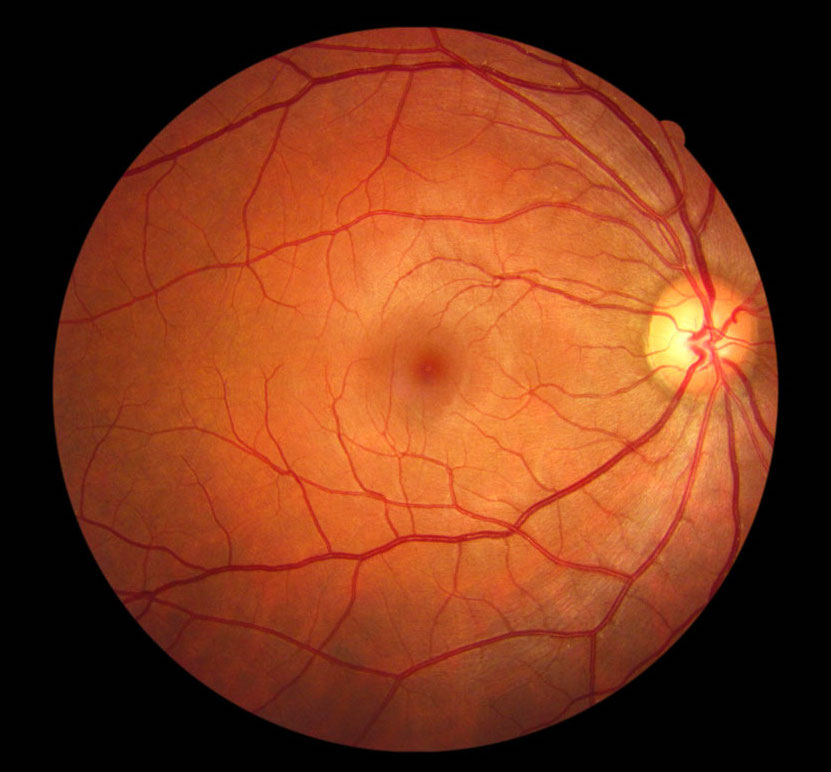
#> input picture Fundus.jpeg, 831 x 772 px
$ python Pre_Turtle.py
#> lines starting #> are read from the running program, lines starting #| are printed output that depends on the picture; after the words box and inside, x2 and y2 are one past the last pixel; in counts of white or black regions, pixels touching at a corner belong together
#%%
import numpy as np
import matplotlib.pyplot as plt
from scipy import signal, ndimage
from skimage import morphology
import cv2
#%%
# Load the retinal fundus image in grayscale
image_path = 'Fundus.jpeg'
img = cv2.imread(image_path)
#> img is the input picture: shape (772, 831, 3); mean B, G, R 26.7, 55, 119.7
if img is None:
    raise IOError("Image not found. Check the image path.")

# Convert to RGB (OpenCV loads images in BGR format by default)
img = cv2.cvtColor(img, cv2.COLOR_BGR2RGB)

# Convert the image to grayscale
gray_img = cv2.cvtColor(img, cv2.COLOR_RGB2GRAY)

#%%
def apply_median_filter(image, kernel_size=5):
    """
    Applies a median filter to reduce noise in fundus images.

    Parameters:
        image (numpy.ndarray): Input fundus image (BGR or grayscale)
        kernel_size (int): Size of the median filter kernel (must be odd and >1)

    Returns:
        numpy.ndarray: Filtered image
    """
    # Ensure kernel size is odd
    if kernel_size % 2 == 0:
        raise ValueError("Kernel size must be an odd integer")

    # Apply median filter
    filtered_image = cv2.medianBlur(image, kernel_size)

    return filtered_image
#%%
# Perform built-in bilateral (OpenCV)
gray_img_bilateral = cv2.bilateralFilter(gray_img, d=5, sigmaColor=50, sigmaSpace=0)

# Apply median filter with 5x5 kernel
gray_img_median = apply_median_filter(gray_img, kernel_size=5)

#%%
# Create a CLAHE object for comparison
clahe = cv2.createCLAHE(clipLimit=2.0, tileGridSize=(7,7))
clahe_median = clahe.apply(gray_img_median)
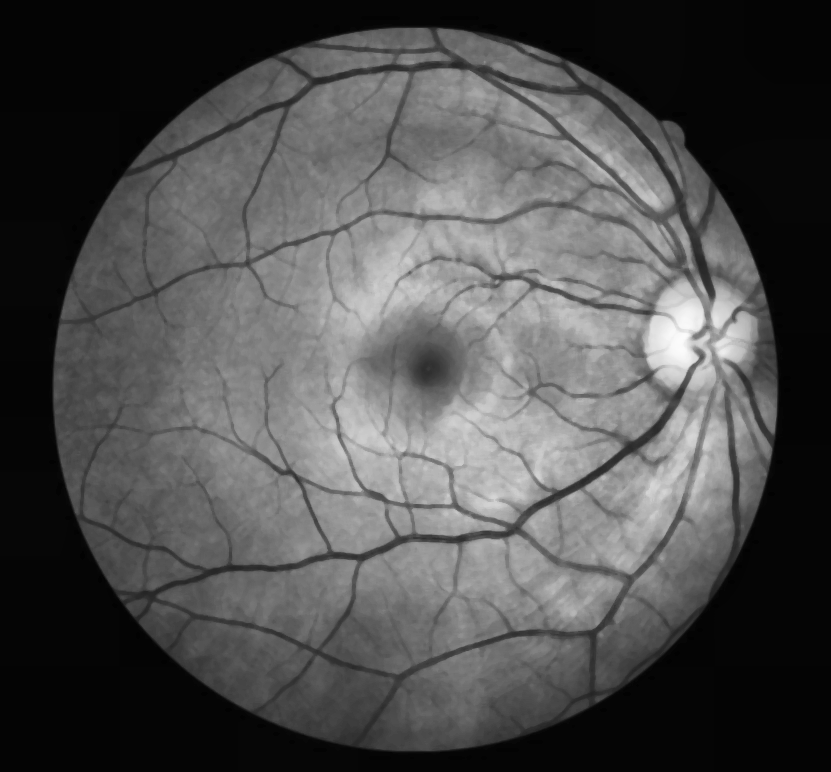
#> clahe_median: shape (772, 831); min 2, max 252, mean 79.1
clahe_bilateral = clahe.apply(gray_img_bilateral)

#%%
def perona_malik_diffusion(img, num_iterations, kappa, gamma):
    """
    Perform Perona–Malik anisotropic diffusion on a 2D grayscale image.

    Parameters
    ----------
    img            : 2D numpy array (grayscale image)
    num_iterations : int, number of diffusion iterations
    kappa          : float, edge threshold parameter
    gamma          : float, time-step size (should be <= 0.25 for stability in 2D)

    Returns
    -------
    diffused : 2D numpy array, the filtered image
    """

    # Convert to float32 for numerical stability.
    diffused = img.astype(np.float32)

    for _ in range(num_iterations):
        # Compute finite differences (gradients) in the four directions:
        # North gradient (top neighbor)
        gradN = np.roll(diffused, 1, axis=0) - diffused
        # South gradient (bottom neighbor)
        gradS = np.roll(diffused, -1, axis=0) - diffused
        # East gradient (right neighbor)
        gradE = np.roll(diffused, -1, axis=1) - diffused
        # West gradient (left neighbor)
        gradW = np.roll(diffused, 1, axis=1) - diffused

        # Perona–Malik conduction coefficients in each direction.
        # conduction function: c = exp( - (|gradI| / kappa)^2 )
        cN = np.exp(-(gradN / kappa) ** 2)
        cS = np.exp(-(gradS / kappa) ** 2)
        cE = np.exp(-(gradE / kappa) ** 2)
        cW = np.exp(-(gradW / kappa) ** 2)

        # Update the image by discrete PDE:
        diffused += gamma * (
                cN * gradN + cS * gradS +
                cE * gradE + cW * gradW
        )

    return diffused
#%%
niter = 10  # Too few iterations might not remove enough noise; too many can over-smooth or produce artifacts (especially if gamma is large)
kappa = 60  # If you see too much blurring at vessel edges, lower kappa. If you see little noise reduction, increase kappa.
gamma = 0.1  # If you see “ringing” or instability, lower gamma. If you want the same smoothing in fewer iterations, you can raise gamma

# Apply our pure NumPy Perona–Malik filter
Aniso_img = perona_malik_diffusion(clahe_median,
                                     num_iterations=niter,
                                     kappa=kappa,
                                     gamma=gamma)

#%%
def create_LoG_kernel(kernel_size, sigma):
    """
    Create a Laplacian of Gaussian (LoG) kernel.

    Equation:
        LoG(x, y) = (1 / (pi * sigma^4)) * (1 - ((x^2 + y^2) / (2 * σ^2))) * exp(-(x² + y²) / (2σ²))

    Parameters:
        kernel_size (int): Size of the kernel (must be an odd number).
        sigma (float): Standard deviation of the Gaussian.

    Returns:
        numpy.ndarray: LoG kernel.
    """
    # Create coordinate grid centered at 0
    ax = np.arange(-(kernel_size // 2), kernel_size // 2 + 1)
    xx, yy = np.meshgrid(ax, ax)
    norm2 = xx**2 + yy**2

    # Compute the LoG function
    factor = 1 / (np.pi * sigma**4)
    kernel = factor * (1 - norm2 / (2 * sigma**2)) * np.exp(-norm2 / (2 * sigma**2))

    # Normalize kernel to ensure zero-sum
    kernel_mean = kernel.mean()
    kernel = kernel - kernel_mean

    return kernel
#%%
sigmas_LoG = [0.5, 1, 1.5, 2, 2.5, 3]  # 1,1.4,2,2.8
results_LoG = []  # to store convolved images for each sigma

for sigma in sigmas_LoG:
    kernel_size = int(np.ceil(6 * sigma))  # Rule of thumb for kernel size
    if kernel_size % 2 == 0:
        kernel_size += 1  # Ensure odd size
    kernel_LoG = create_LoG_kernel(kernel_size, sigma)

    # Convolve
    convolved_LoG = signal.convolve2d(Aniso_img, kernel_LoG, boundary='symm', mode='same')

    # Normalize to [0, 255] for display
    # NOTE: LoG can have negative values; here we do a simple linear shift.
    min_val = convolved_LoG.min()
    max_val = convolved_LoG.max()
    convolved_LoG -= min_val
    if (max_val - min_val) > 1e-12:
        convolved_LoG *= (255.0 / (max_val - min_val))

    results_LoG.append((sigma, convolved_LoG))
#> this loop made 6 passes
#> (min_val, max_val) on passes 1 to 6: (-59.37, 64.04), (-17.91, 15.35), (-12.78, 10.66), (-9.73, 7.87), (-6.74, 5.51), (-4.97, 3.92)
#> pass 1, `convolved_LoG = signal.convolve2d(Aniso_img, kernel_LoG, boundary='sym..`:
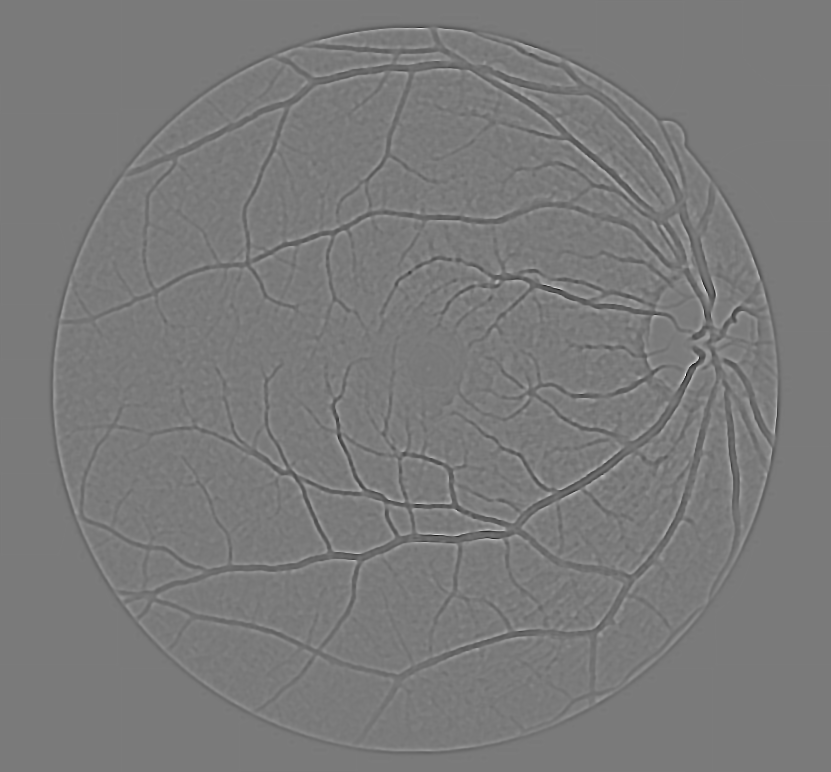
#> convolved_LoG: shape (772, 831) float64; min -59.37, max 64.04, mean 0; drawn with min black and max white
#> after the loop:
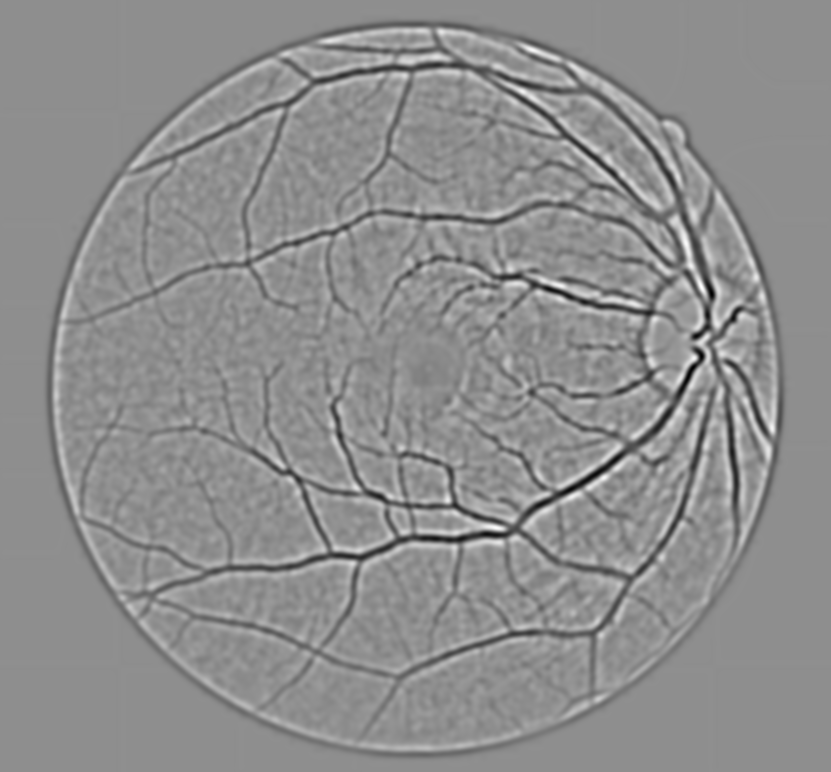
#> convolved_LoG: shape (772, 831) float64; min 0, max 255, mean 142.6
#> after the loop, results_LoG = 6 items

# 3) Plot only the convolved images for each sigma
num_scales = len(sigmas_LoG)
#%%
def zero_crossing_morphological(log_image):
    """
    Return a binary edge map where zero-crossings occur in `log_image`.
    This is a simple morphological approach:
     - Convert LoG to a binary mask: foreground = log_image > 0
     - Mark boundary pixels: any foreground pixel adjacent to a background pixel (or vice versa).
    """
    # Foreground (positive) vs. background (non-positive)
    foreground = (log_image > 0)

    # Erode (Shrink) foreground
    structure = np.ones((3,3), dtype=bool)
    eroded_fg = ndimage.binary_erosion(foreground, structure=structure)

    # The boundary = where the foreground mask differs from its eroded version
    # (this catches "outer edges" of the foreground). But we also want the boundary
    # from background side, so we do the same with background or do an XOR with neighbors.
    edge_map_fg = foreground ^ eroded_fg  # boundary from the "foreground" side
    background = ~foreground
    eroded_bg = ndimage.binary_erosion(background, structure=structure)
    edge_map_bg = background ^ eroded_bg  # boundary from the "background" side

    edge_map = edge_map_fg | edge_map_bg  # Logical OR operator
    return edge_map

def zero_crossing_min_abs(log_image, threshold=0.03):
    """
    Standard zero-crossing detection:
    1. Check for sign changes in 8-connected neighbors.
    2. Apply a threshold on the minimum magnitude difference.
    """
    H, W = log_image.shape
    edge_map = np.zeros((H, W), dtype=bool)

    # Offsets for 8-connected neighbors
    neighbors_8 = [(-1, -1), (-1, 0), (-1, 1),
                   (0, -1),          (0, 1),
                   (1, -1), (1, 0), (1, 1)]

    for y in range(H):
        for x in range(W):
            current_val = log_image[y, x]
            current_sign = current_val > 0

            for dy, dx in neighbors_8:
                ny, nx = y + dy, x + dx
                if 0 <= ny < H and 0 <= nx < W:
                    neighbor_val = log_image[ny, nx]
                    neighbor_sign = neighbor_val > 0

                    # Check for sign change
                    if current_sign != neighbor_sign:
                        # Threshold on magnitude difference
                        if abs(current_val) + abs(neighbor_val) > threshold:
                            edge_map[y, x] = True
                            break  # Mark once per pixel

    return edge_map
#%%
# 1) Equalize each scale so each contributes similarly
#    Then recenter so that 0 stays 0-ish.
#    We'll do: val -> (val - min) / (max-min) in [0,1], then shift by -0.5.
eq_images = []
for (sigma, log_img) in results_LoG:
    min_val = log_img.min()
    max_val = log_img.max()
    # To avoid division by zero
    if (max_val - min_val) < 1e-12:
        eq = np.zeros_like(log_img)
    else:
        eq = (log_img - min_val) / (max_val - min_val)
    # shift so we have negative/positive range
    eq = eq - 0.5
    eq_images.append(eq)
#> this loop made 6 passes
#> sigma on passes 1 to 6: 0.5, 1, 1.5, 2, 2.5, 3
#> after the loop, eq_images = 6 items

# 2) Summation or averaging
#    We'll take the mean across scales (axis=0 merges them along H/W).
sum_image = np.mean(eq_images, axis=0)

# 3) Zero-crossing detection
#    a) Simple morphological
edges_morph = zero_crossing_morphological(sum_image)
#> in zero_crossing_morphological, `foreground = (log_image > 0)`:
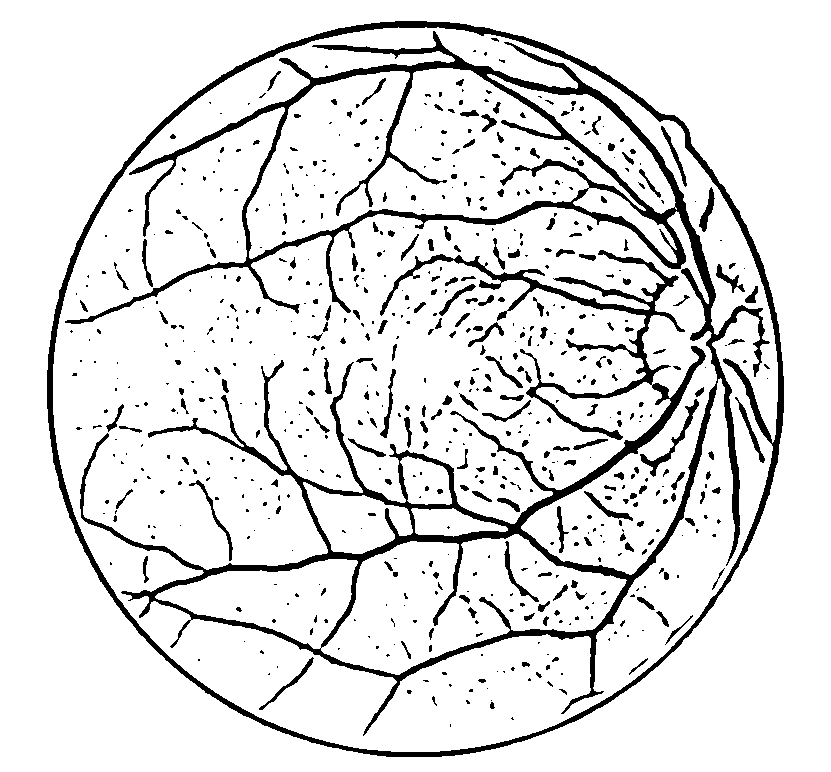
#> foreground: shape (772, 831) bool; 88.8% white; 677 black regions (445 under 20 px), largest, box (x1, y1, x2, y2) and area: (65, 31, 770, 736) 41840, (47, 21, 784, 757) 13164, (640, 399, 699, 477) 552
#> in zero_crossing_morphological, `eroded_fg = ndimage.binary_erosion(foreground, structure=structure)`: eroded_fg: shape (772, 831) bool; 81.1% white; 591 black regions (159 under 20 px), largest, box (x1, y1, x2, y2) and area: (64, 30, 771, 737) 68925, (46, 20, 785, 758) 19336, (0, 0, 831, 772) 3202
#> in zero_crossing_morphological, `edge_map_fg = foreground ^ eroded_fg  # boundary from the "foreground"..`: edge_map_fg: shape (772, 831) bool; 7.7% white in thin lines or dots
#> in zero_crossing_morphological, `eroded_bg = ndimage.binary_erosion(background, structure=structure)`: eroded_bg: shape (772, 831) bool; 5% white; 538 white regions (434 under 20 px), largest, box (x1, y1, x2, y2) and area: (132, 347, 716, 712) 7941, (99, 54, 715, 340) 7326, (48, 22, 783, 756) 6623
#> in zero_crossing_morphological, `edge_map_bg = background ^ eroded_bg  # boundary from the "background"..`: edge_map_bg: shape (772, 831) bool; 6.2% white in thin lines or dots, all inside (x1, y1, x2, y2) = (47, 21, 784, 757)
#> in zero_crossing_morphological, `edge_map = edge_map_fg | edge_map_bg`: edge_map: shape (772, 831) bool; 13.8% white in thin lines or dots
#    b) "Lowest absolute magnitude" approach
edges_minabs = zero_crossing_min_abs(sum_image, threshold=0.028)
#> after the loop in zero_crossing_min_abs, `for y in range(H):`:
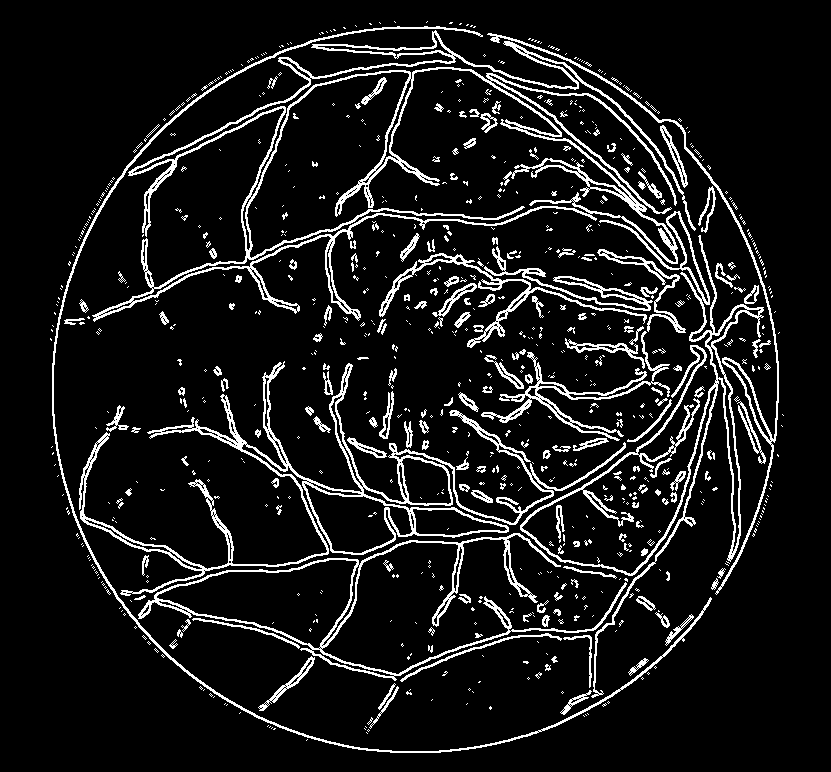
#> edge_map: shape (772, 831) bool; 9.6% white in thin lines or dots, all inside (x1, y1, x2, y2) = (50, 21, 784, 753)

#%%
# Assume 'zero_crossing' is your binary image after zero-crossing detection
selem = morphology.disk(4)  # Small structuring element

# Expand the image (dilation)
expanded = morphology.binary_dilation(edges_minabs, selem)
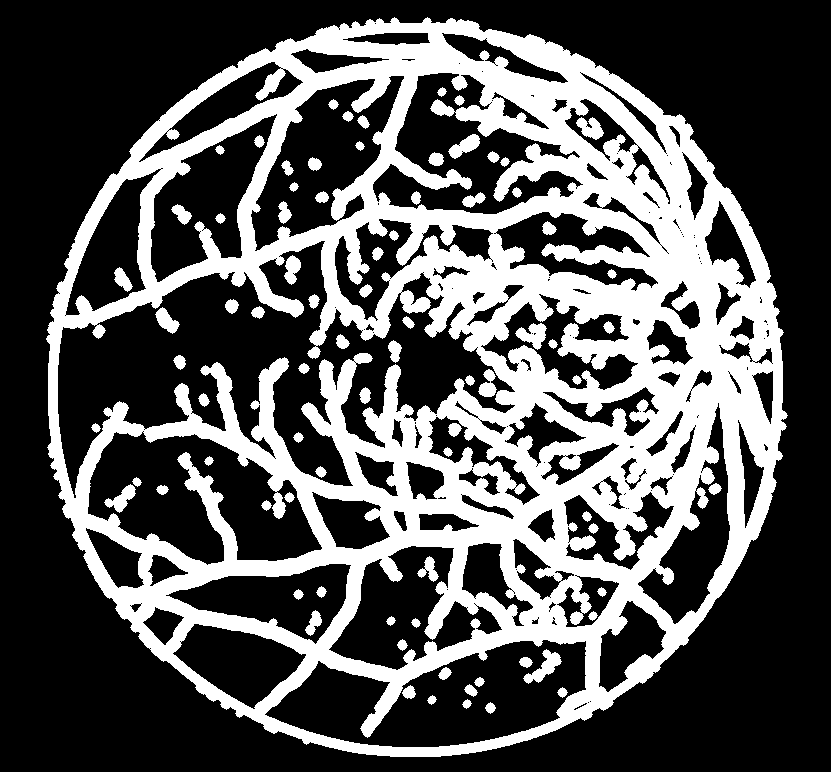
#> expanded: shape (772, 831) bool; 33.4% white; 81 white regions, largest, box (x1, y1, x2, y2) and area: (46, 17, 788, 757) 203688, (523, 649, 562, 684) 525, (515, 323, 547, 350) 473

# Shrink the image (erosion)
shrunk = morphology.binary_erosion(expanded, selem)
#> shrunk: shape (772, 831) bool; 16.3% white; 195 white regions (139 under 20 px), largest, box (x1, y1, x2, y2) and area: (50, 21, 784, 753) 100914, (419, 409, 433, 434) 155, (617, 533, 632, 557) 148
shrunk = morphology.remove_small_objects(shrunk, min_size=100)
#> shrunk: shape (772, 831) bool; 15.8% white; 7 white regions, largest, box (x1, y1, x2, y2) and area: (50, 22, 783, 753) 100654, (419, 409, 433, 434) 155, (617, 533, 632, 557) 148

cleaned_edges = morphology.remove_small_objects(edges_morph, min_size=100)
#> cleaned_edges: shape (772, 831) bool; 11% white in thin lines or dots

#%%
skeleton_cleaned = morphology.skeletonize(cleaned_edges)
#> skeleton_cleaned: shape (772, 831) bool; 4.2% white in thin lines or dots
skeleton_morph = morphology.skeletonize(shrunk)
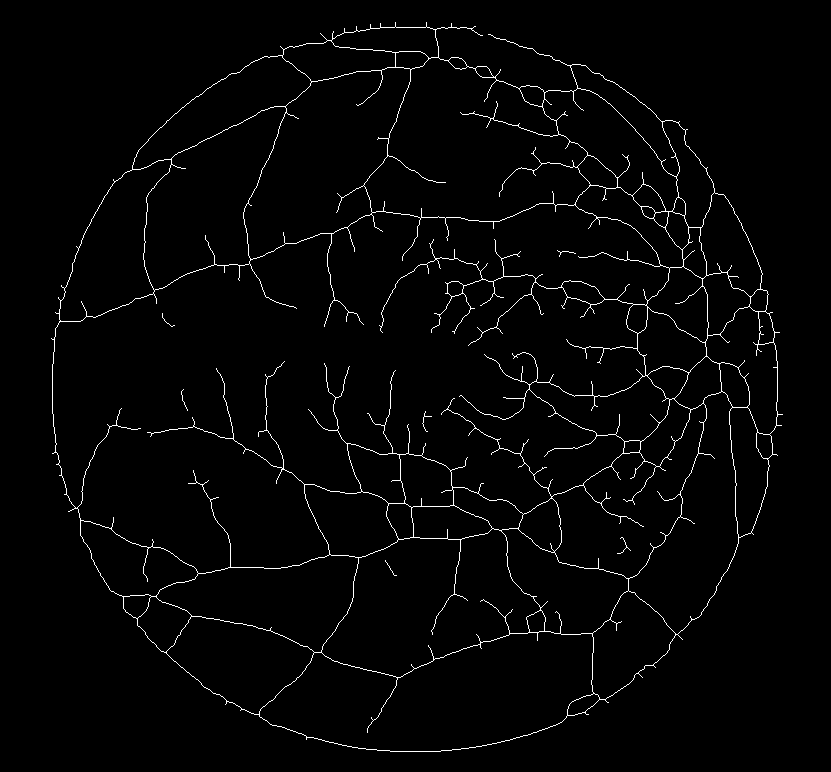
#> skeleton_morph: shape (772, 831) bool; 2.1% white in thin lines or dots, all inside (x1, y1, x2, y2) = (51, 22, 783, 752)
